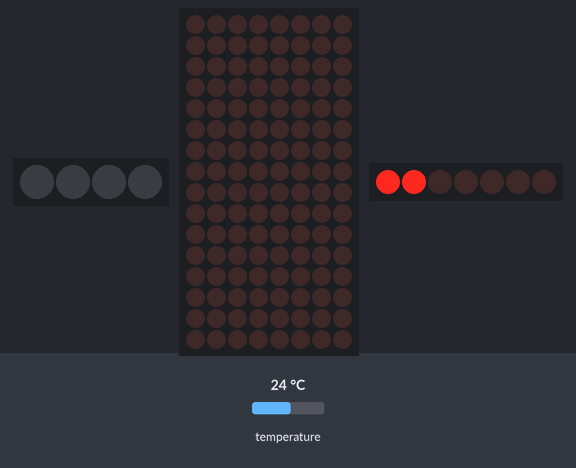
This sketch was run on a simulated Arduino Uno, built with avr-gcc and run on an emulated ATmega328P. Parts: 4 RGB LEDs in strip order, left to right, 16×8 LED matrix, 7×1 LED matrix. The test bench sets the inputs (shaded band); at power-on: temperature 24 °C. What the sketch prints to the serial monitor is not drawn.

Above: at 0.8 s.
At 1.9 s:
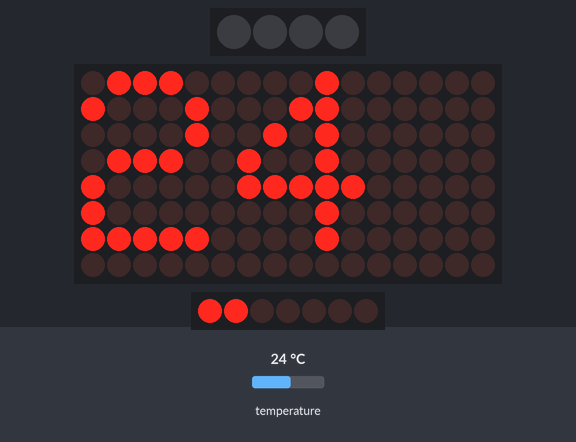
2.0 s: temperature set to 12 °C
At 3.1 s:
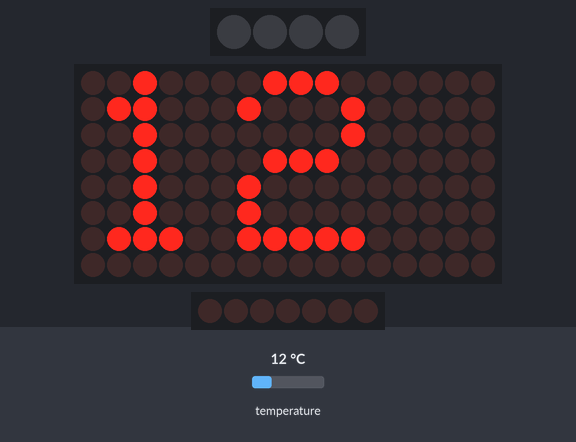
3.7 s: temperature set to 28 °C
At 5.0 s:
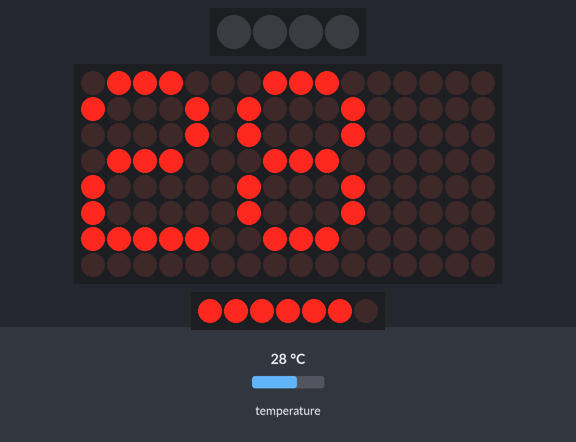
5.3 s: temperature set to 33 °C
At 6.1 s:
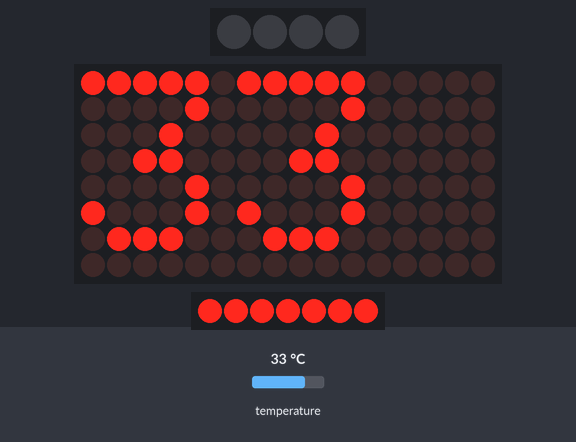
Timing chart, 0 to 8.3 s (numbered marks = the images above; inputs shaded):
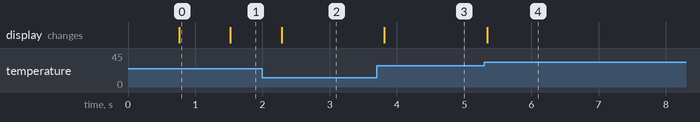

The sketch:

L3_TempDisplay.ino
```cpp
/*-------------------------------------------------------------------------
// Function: Get the temperature from a single DS18B20 and display on the led matrix.
//          Every time the temperature rises one degree, the digital tube lights up one more level.
// Hardware: OPEN-SMART ONE R3(ATmega328P board), Rich Shield Two
// Software: Arduino-1.8.7 IDE
// Product link: https://www.aliexpress.com/item/1005004421900420.html
// Doc link: https://drive.google.com/drive/folders/1V8sBBzX3-gRwBTCwtvl8yc5dPd1mSby7?usp=sharing
-------------------------------------------------------------------------*/
#include <OneWire.h>
#include <Wire.h>
#include <Adafruit_GFX.h>
#include "Adafruit_LEDBackpack.h"
#include "TM1651.h"
#include <Adafruit_NeoPixel.h>

#define PIN A3
#define NUM 4
Adafruit_NeoPixel rgb = Adafruit_NeoPixel(NUM, PIN, NEO_GRB + NEO_KHZ800);

#define CLK 10//pins definitions for TM1651 and can be changed to other ports
#define DIO 11
TM1651 batteryDisplay(CLK,DIO);
OneWire  ds(5);  // on pin 2 (a 4.7K resistor is necessary)
Adafruit_8x16matrix matrix = Adafruit_8x16matrix();
uint8_t level = 2;
int8_t temp0;
void setup()
{
  Serial.begin(9600);
  //-------------
  rgb.begin();
  rgb.clear();
  rgb.show();
  //-------------
  matrix.begin(0x70);  // pass in the address
  matrix.setRotation(1);
  batteryDisplay.init();
  batteryDisplay.set(BRIGHTEST);//BRIGHT_TYPICAL = 2,BRIGHT_DARKEST = 0,BRIGHTEST = 7;
  temp0 = readTemp();
  batteryDisplay.displayLevel(level);
}
void loop()
{
  int8_t celsius;
  celsius = readTemp();
  displayTemp(celsius);
  batteryDisplay.displayLevel(level+celsius-temp0);
}
int8_t readTemp()
{
	byte data[12];
  float celsius;
  ds.reset();
  ds.skip();
  ds.write(0x44, 0);        // start conversion
  delay(750);     // maybe 750ms is enough, maybe not
  ds.reset();
  ds.skip();
  ds.write(0xBE);         // Read Scratchpad
  Serial.print("  Data = ");
  for (unsigned char i = 0; i < 9; i++) {           // we need 9 bytes
    data[i] = ds.read();
   // Serial.print(data[i], HEX);
  //  Serial.print(" ");
  }

    int16_t raw = (data[1] << 8) | data[0];
  byte cfg = (data[4] & 0x60);
  // at lower res, the low bits are undefined, so let's zero them
  if (cfg == 0x00) raw = raw & ~7;  // 9 bit resolution, 93.75 ms
  else if (cfg == 0x20) raw = raw & ~3; // 10 bit res, 187.5 ms
  else if (cfg == 0x40) raw = raw & ~1; // 11 bit res, 375 ms
  //// default is 12 bit resolution, 750 ms conversion time
  celsius = (float)raw / 16.0;
  return celsius;
}
void displayTemp(int8_t temp)
{
	matrix.clear();
    matrix.setCursor(0,0);
    matrix.print(temp);
	matrix.print('c');
    matrix.writeDisplay();
}
```

Measured:
- after the input at 2.0 s, the display: changes after 0.29 s (image 2)
- after the input at 3.7 s, the display: changes after 0.11 s (image 3)
- after the input at 5.3 s, the display: changes at once (image 4)
- what the display in image 0 shows lasts 0.7 s, from 0.8 s to 1.5 s
